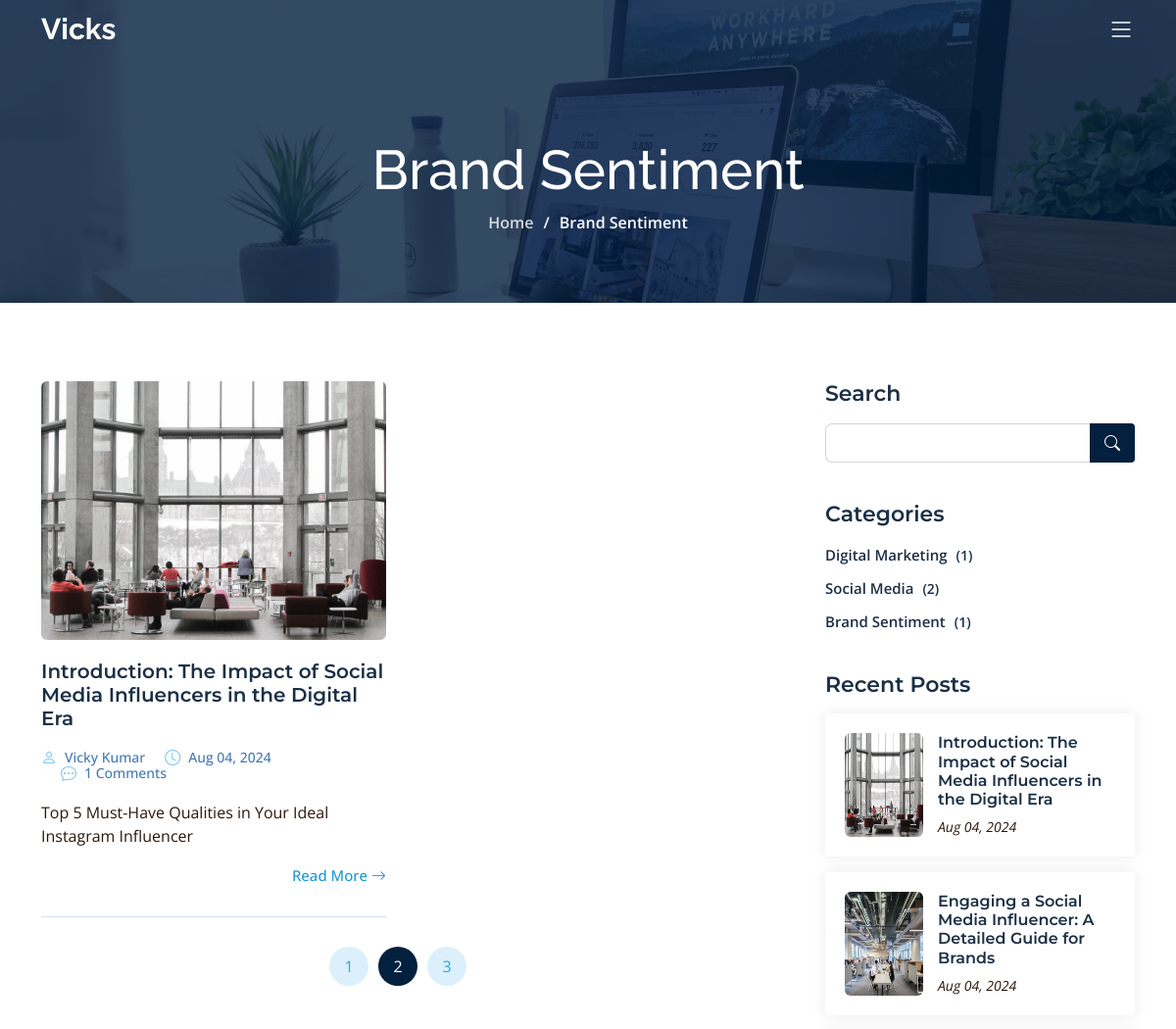
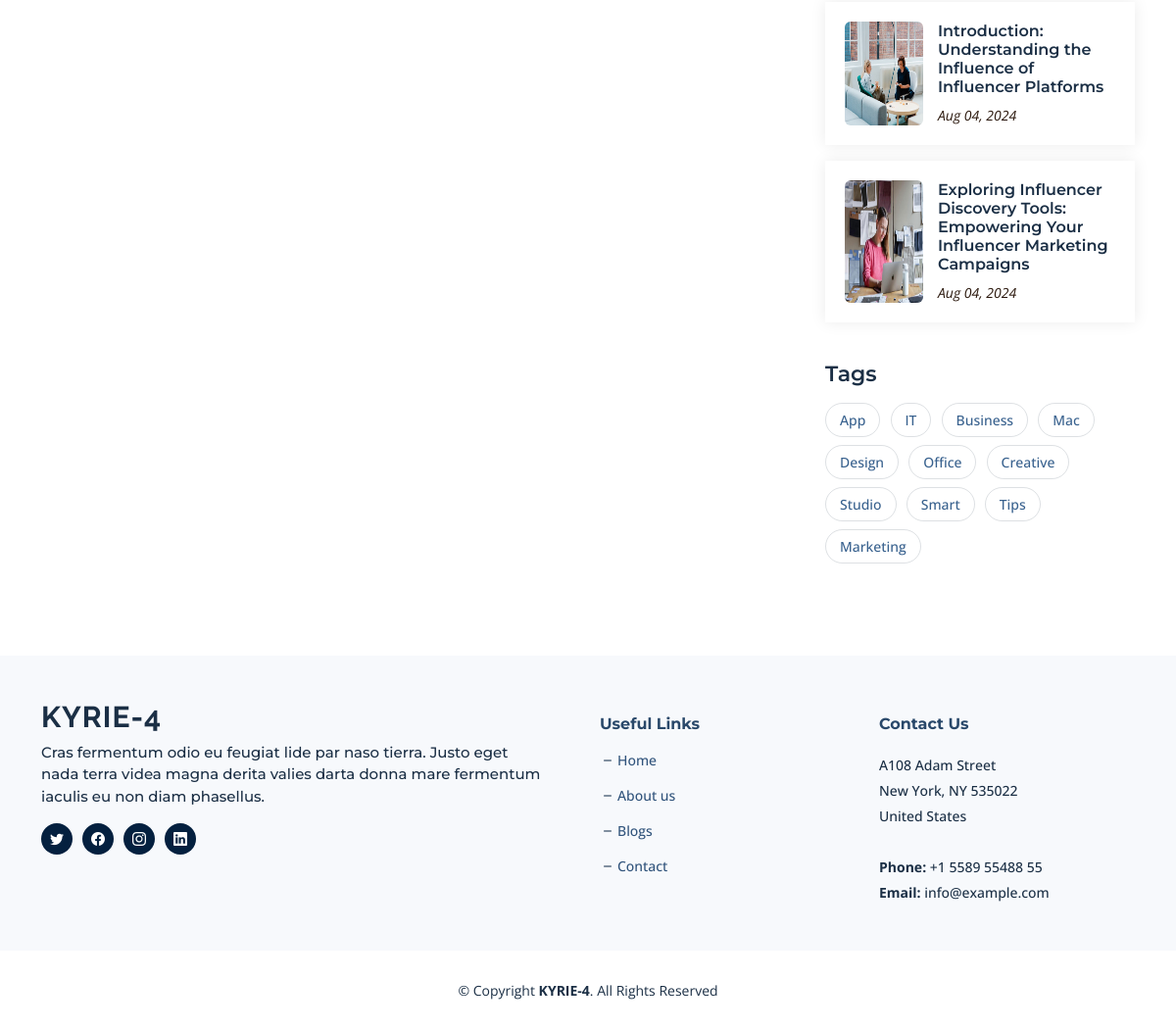
Screenshot of /category/Brand Sentiment/ with the database file from the repository (2 pictures, top to bottom).
### blog/models.py (models this page shows, shortened)
class BlogCategory(models.Model):
    category_name = models.CharField(max_length=255)
    def __str__(self):
        return self.category_name
    def article_count(self):
        return self.article_set.count()

class Article(models.Model):
    meta_title = models.CharField(max_length=255)
    meta_description = models.TextField()
    meta_keywords = models.TextField()
    article_slug = models.SlugField(unique=True, max_length=255)
    author_name = models.CharField(max_length=255)
    article_title_h1 = models.CharField(max_length=255)
    category_name = models.ForeignKey('BlogCategory', on_delete=models.CASCADE)
    article_short_description = models.CharField(max_length=200)
    article_date = models.DateTimeField(default=timezone.now, blank=True, null=True)
    thoughts = models.TextField()
    description = RichTextField()
    image = models.ImageField(upload_to='article_images/')

### blog/views.py (the view)
# urls.py: path('category/<str:category>/', blog_views.category, name='category'),
def category(request, category):
    category = get_object_or_404(BlogCategory, category_name=category)
    recent_posts = Article.objects.all().order_by('-article_date')[:10]
    articles = Article.objects.filter(category_name=category)
    categories = BlogCategory.objects.all()
    return render(request, 'category.html', {
        'articles': articles,
        'categories': categories,
        'category' : category,
        'recent_posts': recent_posts,
    })

### blog/templates/category.html (shortened to what this page needs)
{% extends "base.html" %}
{% load static %}
{% block content %}
<div class="breadcrumbs d-flex align-items-center" style="background-image: url('{% static 'assets/img/blog-header.jpg' %}');">
  <div class="container position-relative d-flex flex-column align-items-center">
    <h2>{{category}}</h2>
    <ol>
      <li><a href="/">Home</a></li>
      <li>{{category}}</li>
    </ol>
  </div>
</div>
<section id="blog" class="blog">
  <div class="container" data-aos="fade-up">
    <div class="row g-5">
      <div class="col-lg-8" data-aos="fade-up" data-aos-delay="200">
        <div class="row gy-5 posts-list">
          {% for article in articles %}
          <div class="col-lg-6">
            <article class="d-flex flex-column">
              <div class="post-img">
                <img src="{{ article.image.url }}" alt="{{ article.article_title_h1 }}" class="img-fluid rounded">
              </div>
              <h2 class="title">
                <a href="{% url 'article_detail' article.article_slug %}">{{ article.article_title_h1 }}</a>
              </h2>
              <div class="meta-top">
                <ul>
                  <li class="d-flex align-items-center"><i class="bi bi-person"></i> <a href="{% url 'article_detail' article.article_slug %}">{{ article.author_name }}</a></li>
                  <li class="d-flex align-items-center"><i class="bi bi-clock"></i> <a href="{% url 'article_detail' article.article_slug %}"><time datetime="{{ article.article_date }}">{{ article.article_date|date:"M d, Y" }}</time></a></li>
                  <li class="d-flex align-items-center"><i class="bi bi-chat-dots"></i> <a href="{% url 'article_detail' article.article_slug %}">{{ article.comments.count }} Comments</a></li>
                </ul>
              </div>
              <div class="content">
                <p>
                  {{ article.article_short_description }}
                </p>
              </div>
              <div class="read-more mt-auto align-self-end">
                <a href="{% url 'article_detail' article.article_slug %}">Read More <i class="bi bi-arrow-right"></i></a>
              </div>
            </article>
          </div>
          {% endfor %}
        </div>
        <div class="blog-pagination">
          <ul class="justify-content-center">
            <li><a href="#">1</a></li>
            <li class="active"><a href="#">2</a></li>
            <li><a href="#">3</a></li>
          </ul>
        </div>
      </div>
      <div class="col-lg-4" data-aos="fade-up" data-aos-delay="400">
        <div class="sidebar ps-lg-4">
          <div class="sidebar-item search-form">
            <h3 class="sidebar-title">Search</h3>
            <form action="" class="mt-3">
              <input type="text">
              <button type="submit"><i class="bi bi-search"></i></button>
            </form>
          </div>
          <div class="sidebar-item categories">
              <h3 class="sidebar-title">Categories</h3>
              <ul class="mt-3">
                  {% for category in categories %}
                      <li><a href="/category/{{ category.category_name }}/">{{ category.category_name }} <span>({{ category.article_count }})</span></a></li>
                  {% endfor %}
              </ul>
          </div>
          <div class="sidebar-item recent-posts">
            <h3 class="sidebar-title">Recent Posts</h3>
            <div class="mt-3">
              {% for recent_article in recent_posts %}
              <div class="post-item mt-3">
                <img src="{{ recent_article.image.url }}" alt="{{ recent_article.article_title_h1 }}" class="flex-shrink-0">
                <div>
                  <h4><a href="{% url 'article_detail' recent_article.article_slug %}">{{ recent_article.article_title_h1 }}</a></h4>
                  <time datetime="{{ recent_article.article_date }}">{{ recent_article.article_date|date:"M d, Y" }}</time>
                </div>
              </div>
              {% endfor %}
            </div>
          </div>
          <div class="sidebar-item tags">
            <h3 class="sidebar-title">Tags</h3>
            <ul class="mt-3">
              <li><a href="#">App</a></li>
              <li><a href="#">IT</a></li>
              <li><a href="#">Business</a></li>
              <li><a href="#">Mac</a></li>
              <li><a href="#">Design</a></li>
              <li><a href="#">Office</a></li>
              <li><a href="#">Creative</a></li>
              <li><a href="#">Studio</a></li>
              <li><a href="#">Smart</a></li>
              <li><a href="#">Tips</a></li>
              <li><a href="#">Marketing</a></li>
            </ul>
          </div>
        </div>
      </div>
    </div>
  </div>
</section>
{% endblock %}

### rows the page displays
BlogCategory: category_name "Brand Sentiment", article_count "1"
Article: image (picture), article_title_h1 "Introduction: The Impact of Social Media Influencers in the Digital Era", author_name "Vicky Kumar", article_date "Aug 04, 2024", comments.count "1", article_short_description "Top 5 Must-Have Qualities in Your Ideal Instagram Influencer"
BlogCategory: category_name "Digital Marketing", article_count "1"
BlogCategory: category_name "Social Media", article_count "2"
Article: image (picture), article_title_h1 "Engaging a Social Media Influencer: A Detailed Guide for Brands", article_date "Aug 04, 2024"
Article: image (picture), article_title_h1 "Introduction: Understanding the Influence of Influencer Platforms", article_date "Aug 04, 2024"
Article: image (picture), article_title_h1 "Exploring Influencer Discovery Tools: Empowering Your Influencer Marketing Campaigns", article_date "Aug 04, 2024"
